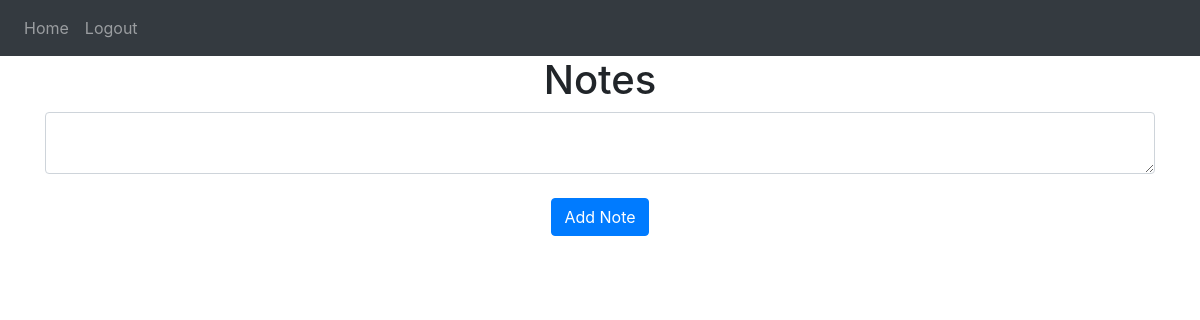
Page / (signed in) on the earlier database version.
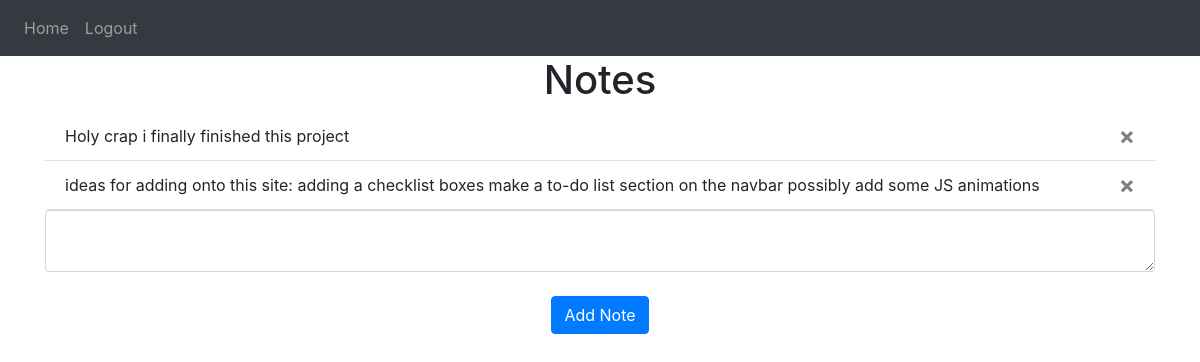
Same page on the later database version.
### website/models.py (models this page shows)
class Note(db.Model):
    id = db.Column(db.Integer, primary_key = True)
    data = db.Column(db.String(10000))
    date = db.Column(db.DateTime(timezone=True), default = func.now())
    user_id = db.Column(db.Integer, db.ForeignKey('user.id'))

### website/views.py (the view, shortened to what this page needs)
@views.route('/', methods=['GET', 'POST'])
@login_required
def home():
    return render_template("home.html", user=current_user)

### website/__init__.py (called while the page is built)
def create_app():
    app = Flask(__name__)
    app.config['SECRET_KEY'] = 'keep it secret. keep it safe'
    app.config['SQLALCHEMY_DATABASE_URI'] = f'sqlite:///{DB_NAME}'
    db.init_app(app)
    from .views import views
    from .auth import auth
    app.register_blueprint(views, url_prefix='/')
    app.register_blueprint(auth, url_prefix='/')
    from .models import User, Note
    login_manager = LoginManager()
    login_manager.login_view = 'auth.login'
    login_manager.init_app(app)
    @login_manager.user_loader
    def load_user(id):
        return User.query.get(int(id))
    with app.app_context():
        db.create_all()
    return app

### website/templates/home.html (shortened to what this page needs)
{% extends "base.html" %} {% block title %}Home{% endblock %} {%block content%}
<h1 align = "center">Notes</h1>
<ul class = "list-group list-group-flush" id = "notes">
    {% for note in user.notes%}
    <li class = "list-group-item">
        {{note.data}}
        <button type="button" class="close" onClick="deleteNote({{note.id}})">
            <span aria-hidden="true">&times;</span>
        </button>
    </li>
    {% endfor%}
</ul>
<form method = "POST">
    <textarea name="note" id="note" class="form-control"></textarea>
    <br />
        <div align = "center">
            <button type="submit" class = "btn btn-primary">Add Note</button>
        </div>
</form>
{%endblock%}

### website/templates/base.html (shortened to what this page needs)
<!DOCTYPE html>
<html>
    <head>
      <link
      rel="stylesheet"
      href="https://stackpath.bootstrapcdn.com/bootstrap/4.4.1/css/bootstrap.min.css"
       />
      <link
        rel="stylesheet"
        href="https://stackpath.bootstrapcdn.com/font-awesome/4.7.0/css/font-awesome.min.css"
      />
    </head>
    <body>
        <nav class="navbar navbar-expand-lg navbar-dark bg-dark">
            <div class="collapse navbar-collapse" id="navbar">
              <div class = "navbar-nav">
                {%if user.is_authenticated%}
                <a class = "nav-item nav-link" id="home" href="/">Home</a>
                <a class = "nav-item nav-link" id="logout" href="/logout">Logout</a>
                {% else %}
                <a class = "nav-item nav-link" id="login" href="/login">Login</a>
                <a class = "nav-item nav-link" id="signUp" href="/sign-up">Sign Up</a>
                {% endif %}
              </div>
            </div>
        </nav>
        <div class="container">
          {%block content%}
          {%endblock%}
        </div>
    </body>
</html>

Differences in the rows shown:
added Note: data "Holy crap i finally finished this project"
added Note: data "ideas for adding onto this site: adding a checklist boxes make a to-do list section on the navbar possibly add some JS animations"
